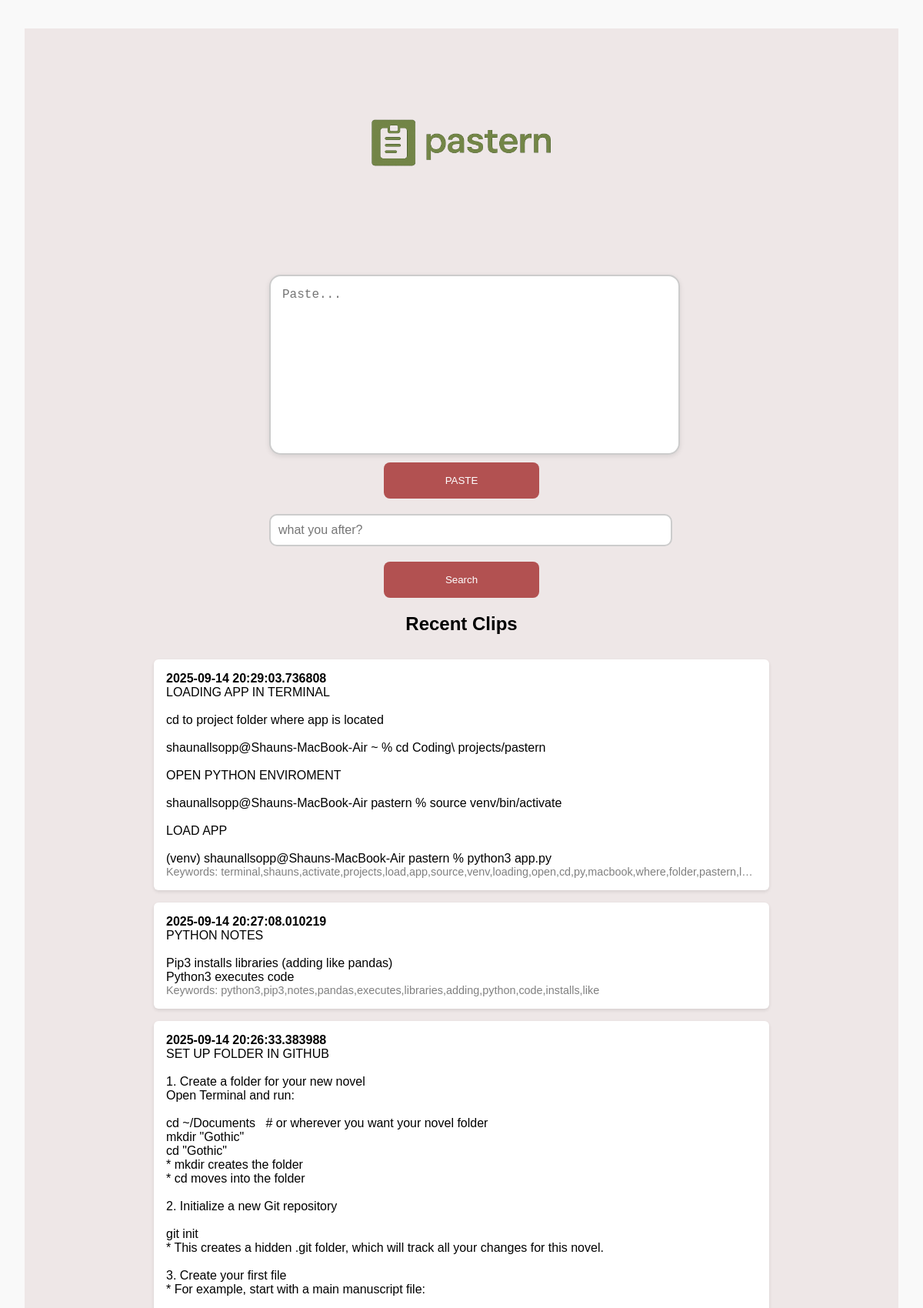
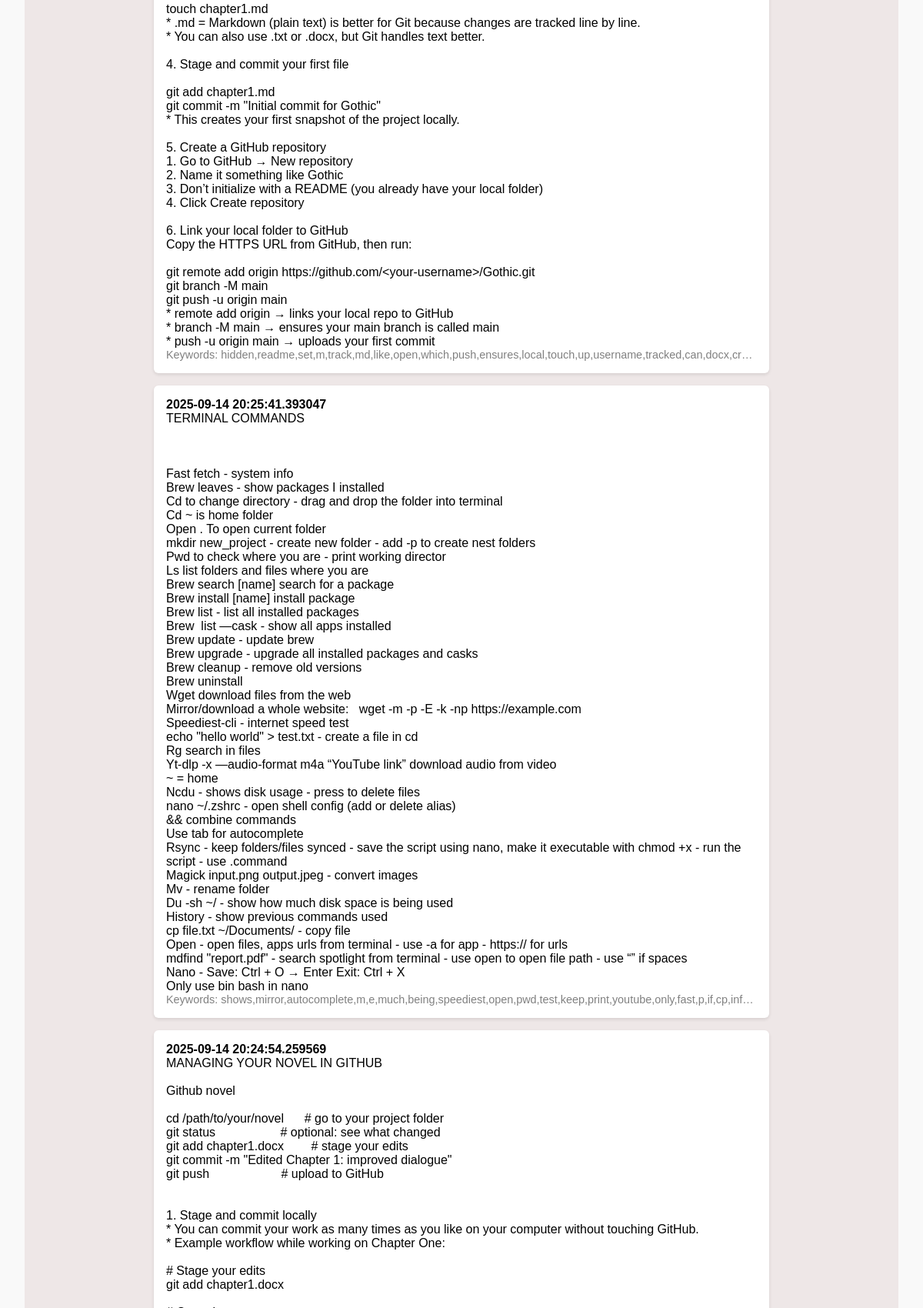
The page / (upper part) on the database its author committed (2 pictures, top to bottom).
### tables this page shows
CREATE TABLE clipboard (
        id INTEGER PRIMARY KEY AUTOINCREMENT,
        content TEXT,
        keywords TEXT,
        created_at TIMESTAMP
    );

### app.py (the view, shortened to what this page needs)
@app.route("/", methods=["GET", "POST"])
def index():
    conn = sqlite3.connect("data.db")
    c = conn.cursor()
    c.execute("SELECT * FROM clipboard ORDER BY created_at DESC")
    entries = c.fetchall()
    conn.close()
    return render_template("index.html", entries=entries)

### templates/index.html (shortened to what this page needs)
<!DOCTYPE html>
<html>
<head>
  <link rel="stylesheet" href="{{ url_for('static', filename='style.css') }}">
</head>
<body>
  <header class="banner">
    <img src="{{ url_for('static', filename='images/pasternlogo.png') }}"
         alt="Pastern logo"
         class="logo">
  <form method="POST" class="centered">
    <textarea name="content" class="textarea" placeholder="Paste..."></textarea>
    <button type="submit">PASTE</button>
  </form>
  <form method="GET" action="/search" class="centered">
    <input type="text" name="q" placeholder="what you after?" value="{{ search or '' }}">
    <button type="submit">Search</button>
  </form>
  <h2>Recent Clips</h2>
<ul>
{% for entry in entries %}
  <li>
    <b>{{ entry[3] }}</b><br>
    <div class="clip-text">{{ entry[1] }}</div>
    <small>Keywords: {{ entry[2] }}</small>
  </li>
{% endfor %}
</ul>
</body>
</html>

### static/style.css (style rules this page uses)
body { font-family: sans-serif; margin: 0; padding: 2rem; background: #f9f9f9; text-align: center; }
.banner { background: #eee7e7; }
.logo { display: block; max-width: 300px; width: 100%; height: auto; margin: 5px auto; }
.centered { margin: 20px auto; max-width: 500px; }
.textarea { display: block; width: 100%; height: 200px; margin: 10px 0; padding: 15px; font-size: 16px; border: 2px solid #ccc; border-radius: 15px; resize: none; box-shadow: 0 2px 6px rgba(0,0,0,0.1); }
input[type="text"] { width: 100%; padding: 10px; font-size: 16px; margin-bottom: 10px; border: 2px solid #ccc; border-radius: 10px; }
button { display: block; padding: 1rem 5rem; background: #980f0fb0; color: white; border: none; cursor: pointer; margin: 10px auto; border-radius: 8px; }
ul { list-style: none; padding: 0; margin: 2rem auto; max-width: 800px; width: 100%; text-align: left; }
li { background: white; margin: 1rem 0; padding: 1rem; border-radius: 6px; box-shadow: 0 2px 4px rgba(0,0,0,0.1); word-wrap: break-word; overflow-wrap: break-word; box-sizing: border-box; }
.clip-text { white-space: pre-wrap; }
li small { display: block; max-width: 100%; white-space: nowrap; overflow: hidden; text-overflow: ellipsis; color: gray; font-size: 0.9em; }

### rows shown on the page
clipboard: created_at "2025-09-14 20:29:03.736808", content "LOADING APP IN TERMINAL cd to project folder where app is located shaunallsopp@Shauns-MacBook-Air ~ % cd Coding\\ projects/pastern OPEN PYTHON ENVIROMENT shaunallsopp@Shauns-MacBook-Air pastern % source venv/bin/activate LOAD APP (venv) shaunallsopp@Shauns-MacBook-Air pastern % python3 app.py", keywords "terminal,shauns,activate,projects,load,app,source,venv,loading,open,cd,py,macbook,where,folder,pastern,l…"
clipboard: created_at "2025-09-14 20:27:08.010219", content "PYTHON NOTES Pip3 installs libraries (adding like pandas) Python3 executes code", keywords "python3,pip3,notes,pandas,executes,libraries,adding,python,code,installs,like"
clipboard: created_at "2025-09-14 20:26:33.383988", content "SET UP FOLDER IN GITHUB 1. Create a folder for your new novel Open Terminal and run: cd ~/Documents # or wherever you want your novel folder mkdir \"Gothic\" cd \"Gothic\" * mkdir creates the folder * cd moves into the folder 2. Initialize a new Git repository git init * This creates a hidden .git folder, which will track all your changes for this novel. 3. Create your first file * For example, start with a main manuscript file: touch chapter1.md * .md = Markdown (plain text) is better for Git because changes are tracked line by line. * You can also use .txt or .docx, but Git handles text better. 4. Stage and commit your first file git add chapter1.md git commit -m \"Initial commit for Gothic\" *…", keywords "hidden,readme,set,m,track,md,like,open,which,push,ensures,local,touch,up,username,tracked,can,docx,cr…"
clipboard: created_at "2025-09-14 20:25:41.393047", content "TERMINAL COMMANDS Fast fetch - system info Brew leaves - show packages I installed Cd to change directory - drag and drop the folder into terminal Cd ~ is home folder Open . To open current folder mkdir new_project - create new folder - add -p to create nest folders Pwd to check where you are - print working director Ls list folders and files where you are Brew search [name] search for a package Brew install [name] install package Brew list - list all installed packages Brew list —cask - show all apps installed Brew update - update brew Brew upgrade - upgrade all installed packages and casks Brew cleanup - remove old versions Brew uninstall Wget download files from the web Mirror/download a…", keywords "shows,mirror,autocomplete,m,e,much,being,speediest,open,pwd,test,keep,print,youtube,only,fast,p,if,cp,inf…"
clipboard: created_at "2025-09-14 20:24:54.259569"
